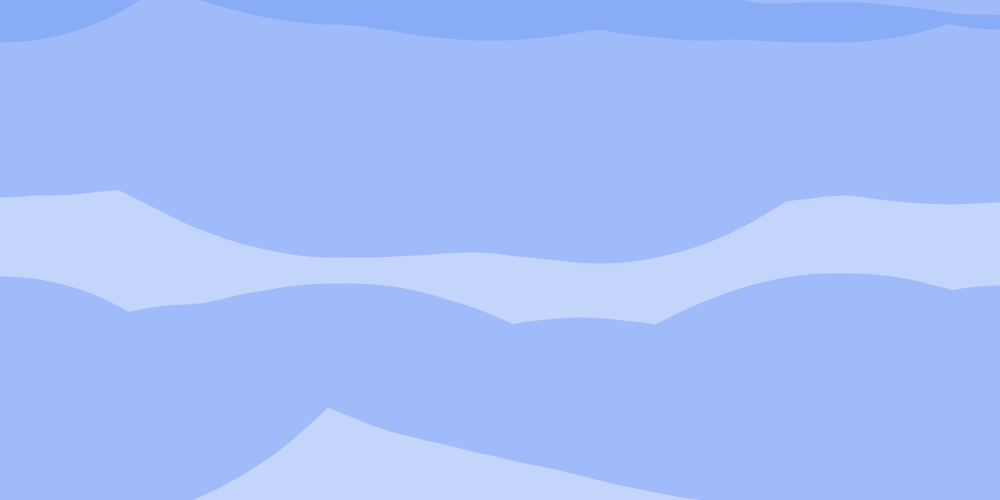
Frame 1 (no input)
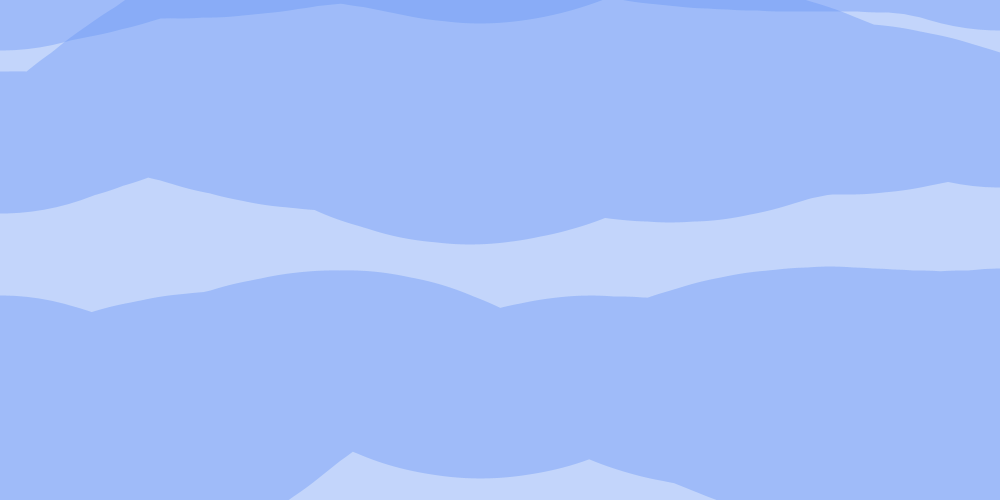
Frame 60 (the mouse pressed at the canvas centre just before this capture)
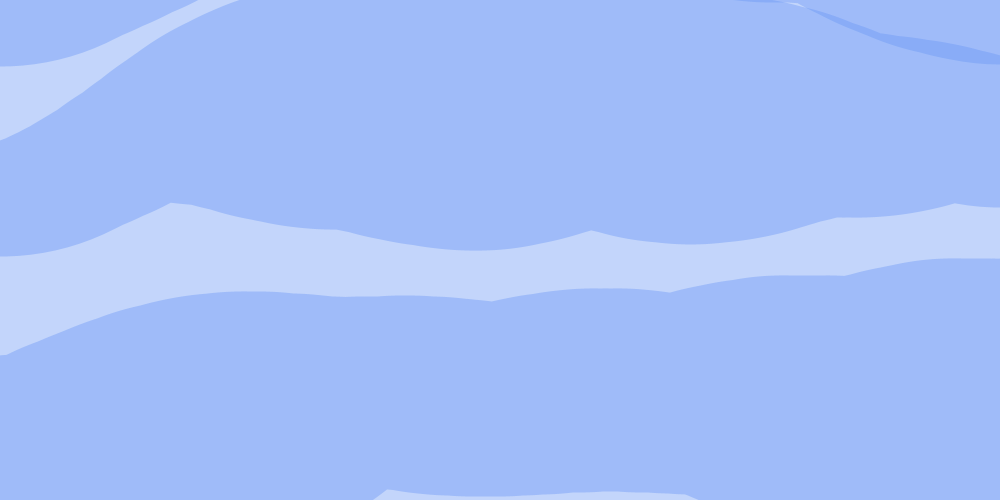
Frame 120 (the mouse held since frame 60 and released just before this capture)

The Processing sketch that drew these frames (run headless with seeded random() and noise(); from frame 60 on, the mouse is pressed at the canvas centre):

// Processing sketch: Project
// ── Project.pde
void setup() { 
  size(1000,500);
  
  //bubblesSetup();

} 

void draw() { 
  background(255); 
  drawWave();
  drawLines();
  //drawBubbles();
}

void keyPressed() { 
  
  //WAVE---------------------------------------------------------------------------
  if (keyPressed) {
    if (key == 'W' || key == 'w') {
      waveInput(true);
    }
    if (key == 'S' || key == 's') {
      waveInput(false);        
    }
  } 
  //-------------------------------------------------------------------------------
  
  //LINE---------------------------------------------------------------------------
  if(key == 'L' || key == 'l'){
      addLine();
    }
  //--------------------------------------------------------------------------------
}
// ── Bubbles.pde
int numBalls = 12;
float spring = 0.05;
float gravity = 0.03;
float friction = -0.9;
Ball[] balls = new Ball[numBalls];

void bubblesSetup() {
  //size(640, 360);
  for (int i = 0; i < numBalls; i++) {
    balls[i] = new Ball(random(width), random(height/2), random(30, 70), i, balls);
  }
}

void drawBubbles() {
  noStroke();
  fill(255, 204);
  //background(0);
  for (Ball ball : balls) {
    ball.collide();
    ball.move();
    ball.display();  
  }
}

class Ball {
  
  float x, y;
  float diameter;
  float vx = 0;
  float vy = 0;
  int id;
  Ball[] others;
 
  Ball(float xin, float yin, float din, int idin, Ball[] oin) {
    x = xin;
    y = yin;
    diameter = din;
    id = idin;
    others = oin;
  } 
  
  void collide() {
    for (int i = id + 1; i < numBalls; i++) {
      float dx = others[i].x - x;
      float dy = others[i].y - y;
      float distance = sqrt(dx*dx + dy*dy);
      float minDist = others[i].diameter/2 + diameter/2;
      if (distance < minDist) { 
        float angle = atan2(dy, dx);
        float targetX = x + cos(angle) * minDist;
        float targetY = y + sin(angle) * minDist;
        float ax = (targetX - others[i].x) * spring;
        float ay = (targetY - others[i].y) * spring;
        vx -= ax;
        vy -= ay;
        others[i].vx += ax;
        others[i].vy += ay;
      }
    }   
  }
  
  void move() {
    vy += gravity;
    x += vx;
    y += vy;
    if (x + diameter/2 > width) {
      x = width - diameter/2;
      vx *= friction; 
    }
    else if (x - diameter/2 < 0) {
      x = diameter/2;
      vx *= friction;
    }
    if (y + diameter/2 > height) {
      y = height - diameter/2;
      vy *= friction; 
    } 
    else if (y - diameter/2 < 0) {
      y = diameter/2;
      vy *= friction;
    }
  }
  
  void display() {
    ellipse(x, y, diameter, diameter);
  }
}
// ── Lines.pde

ArrayList<Line> lines = new ArrayList<Line>();

void drawLines(){
  
  for(Line line : lines){
   line.drawLine(); 
  }
} 

class Line {

  float x1, y1, x2, y2;
  float weight, r, g, b, alpha; 

  Line(float pX1, float pY1, float pX2, float pY2, float pWeight, float pr, float pg, float pb, float palpha) {
    x1 = pX1;
    y1 = pY1;
    x2 = pX2;
    y2 = pY2;    
    weight = pWeight;
    r = pr;
    g = pg;
    b = pb;
    alpha = palpha;
  }

  void drawLine() {
    stroke(r,g,b, alpha);
    strokeWeight(weight);
    line(x1, y1, x2, y2);
  }
}

void addLine() { 
  
    //LINE-------------------------------------
    lines.add(new Line(random(-width,width), random(-height, 0), random(-width,2*width), random(height, 2*height),
                       random(3,20), random(0,255), random(0,50), random(0,50), random(50,100)));
    
}
// ── Wave.pde
/** 
 * Teilweise übernommen: https://www.openprocessing.org/sketch/337514
 * waving lines 
 * @author aa_debdeb 
 * @date 2016/03/27 
 */

float noiseW = random(100); 
float noiseH = random(100); 
float noiseT = random(100);

int maxWaveSize = 255;
int waveCount = maxWaveSize; 
int waveStep = 10;

float speed = 0.0015;

int potiValue = maxWaveSize;

void drawWave() { 
  background(255); 
  
    stroke(102, 149, 245, 100); 
  strokeWeight(height); 

  // fill(0,100, 120, 100); 
  noFill();

  float t = frameCount * speed;

  for (float h = -1000; h < height + 1000; h += waveCount) { 
    beginShape(); 
    curveVertex(0, h + getNoise(0, h, t)); 

    for (float w = 0; w <= width; w += 10) { 
      curveVertex(w, h + getNoise(w, h, t));
    } 

    curveVertex(width, h + getNoise(width, h, t)); 
    endShape();
  }

  checkWaveNo();
} 

void waveInput(boolean dir){
  
    if (dir) {
      if (potiValue <= 255)
        potiValue++;
    }
    if (!dir) {
      if (potiValue >= 50)
        potiValue--;
    }
    
   waveCount = potiValue;
  //waveCount+=waveStep;
  
}

void checkWaveNo() {
  if (waveCount <= 50 || waveCount >= maxWaveSize) {
    waveStep *= (-1);
  }
  println(waveCount);
}


float getNoise(float w, float h, float t) { 
  return map(noise(noiseW + w * 0.001, noiseH + h * 0.001, noiseT + t), 0, 1, -100, 1000);
}
